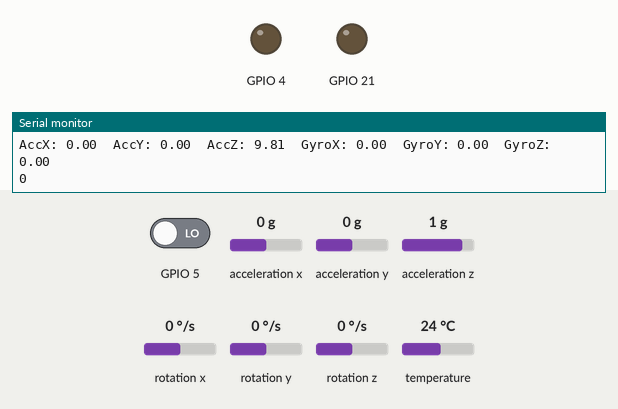
A sketch run on a simulated ESP32. Shown: output pins drawn as LEDs (lit = HIGH), the last lines printed to the serial monitor. Inputs (shaded band) come from the test bench; at power-on: acceleration x 0 g, GPIO 5 LOW, acceleration y 0 g, acceleration z 1 g, rotation x 0 °/s, rotation y 0 °/s, rotation z 0 °/s, temperature 24 °C. WiFi joins after 1.5 s; servers stay silent unless stated.

Above: at 1.5 s.
1.6 s: acceleration x set to -0.4 g
3.1 s: acceleration x set to -0.7 g
At 3.9 s:
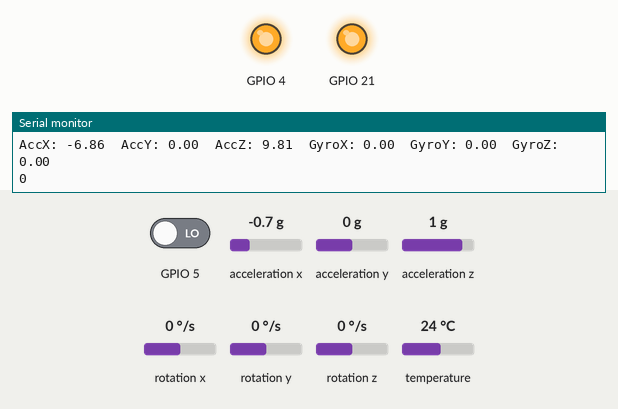
4.7 s: acceleration x set to 0 g
At 5.6 s:
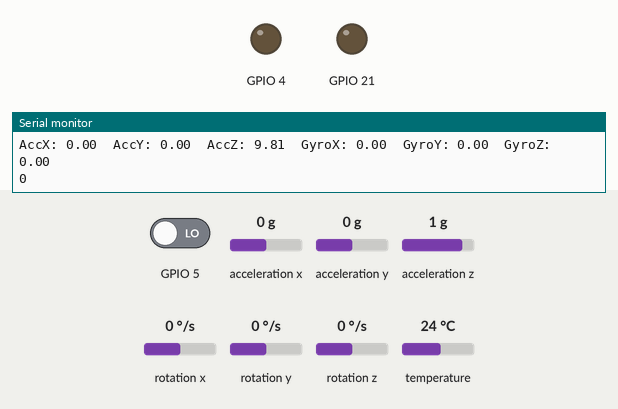
8.7 s: acceleration x set to -1.4 g
At 9.1 s:
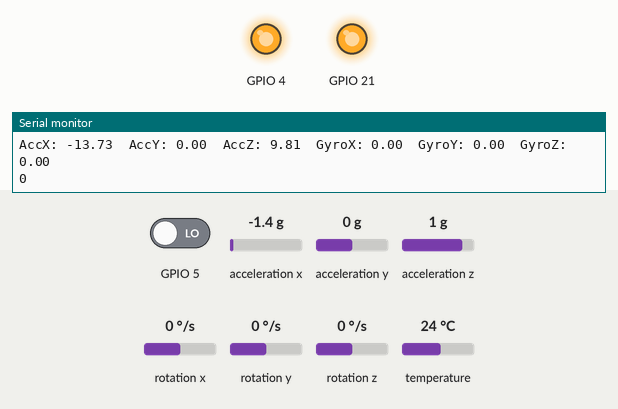
Timing chart, 0 to 11.4 s (numbered marks = the images above; inputs shaded):
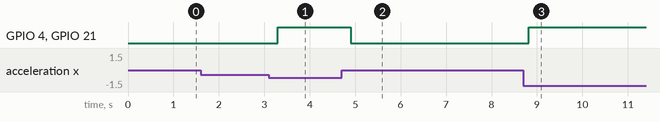

The sketch:

smartwheelchaircode.ino
```cpp
#include <Wire.h>
#include <Adafruit_Sensor.h>
#include <Adafruit_MPU6050.h>

#include <WiFi.h>
#include <WiFiClientSecure.h>
#include <UniversalTelegramBot.h>
#include <ArduinoJson.h>

// Replace with your network credentials
const char* ssid = "[your wifi ssid]";   //put your wifi's SSID here
const char* password = "[password]";    //[put your wifi's passworrf here.

// Initialize Telegram BOT
//using botFather
#define BOTtoken "[paste your bot token here]"  // your Bot Token (Get from Botfather)

// Use @myidbot to find out the chat ID of an individual or a group
// Also note that you need to click "start" on a bot before it can
// message you
#define CHAT_ID "[paste chat id here]"

WiFiClientSecure client;
UniversalTelegramBot bot(BOTtoken, client);

#define SDA_PIN 23
#define SCL_PIN 22

Adafruit_MPU6050 mpu;

void setup() {
  Serial.begin(115200);
  Serial.print("Connecting Wifi: ");
  Serial.println(ssid);

  WiFi.mode(WIFI_STA);
  WiFi.begin(ssid, password);
  client.setCACert(TELEGRAM_CERTIFICATE_ROOT);


  Serial.println("");
  Serial.println("WiFi connected");
  Serial.print("IP address: ");
  Serial.println(WiFi.localIP());

  bot.sendMessage(CHAT_ID, "Bot started up", "");

  pinMode(21,OUTPUT);
  pinMode(4,OUTPUT);
  pinMode(5,INPUT);


  Wire.begin(SDA_PIN, SCL_PIN);

  if (!mpu.begin()) {
    Serial.println("Failed to find MPU6050 chip");
    while (1) {
      delay(10);
    }
  }
}

void loop() {
  sensors_event_t a, g, temp;
  mpu.getEvent(&a, &g, &temp);

  float ax = a.acceleration.x;
  float ay = a.acceleration.y;
  float az = a.acceleration.z;

  float gx = g.gyro.x;
  float gy = g.gyro.y;
  float gz = g.gyro.z;
  int value = digitalRead(5);

  Serial.print("AccX: "); Serial.print(ax);
  Serial.print("\tAccY: "); Serial.print(ay);
  Serial.print("\tAccZ: "); Serial.print(az);
  Serial.print("\tGyroX: "); Serial.print(gx);
  Serial.print("\tGyroY: "); Serial.print(gy);
  Serial.print("\tGyroZ: "); Serial.println(gz);
  Serial.println(value);
  delay(100);
  if(ax<-5 || ax>5 || ay<-6 || ay>6){
    digitalWrite(21,HIGH);
    digitalWrite(4,HIGH);
    bot.sendMessage(CHAT_ID, "Fall Detected");
    Serial.println("Fall Detected! ");

  }
  else if(value == HIGH)
  {
    bot.sendMessage(CHAT_ID, "🔴🔴🔴Emergency Alert!");
    Serial.println("Emergency Alert!");
  }
  else {    digitalWrite(21,LOW);
           digitalWrite(4,LOW);

}
}
```

Measured:
- the behaviour switches between -0.5 and -0.6 g on acceleration x (found by bisection; images 0 and 1)
- after the input at 3.1 s, GPIO 4, GPIO 21: LOW → HIGH after 0.19 s
- after the input at 4.7 s, GPIO 4, GPIO 21: HIGH → LOW after 0.20 s
- after the input at 8.7 s, GPIO 4, GPIO 21: LOW → HIGH after 0.12 s
